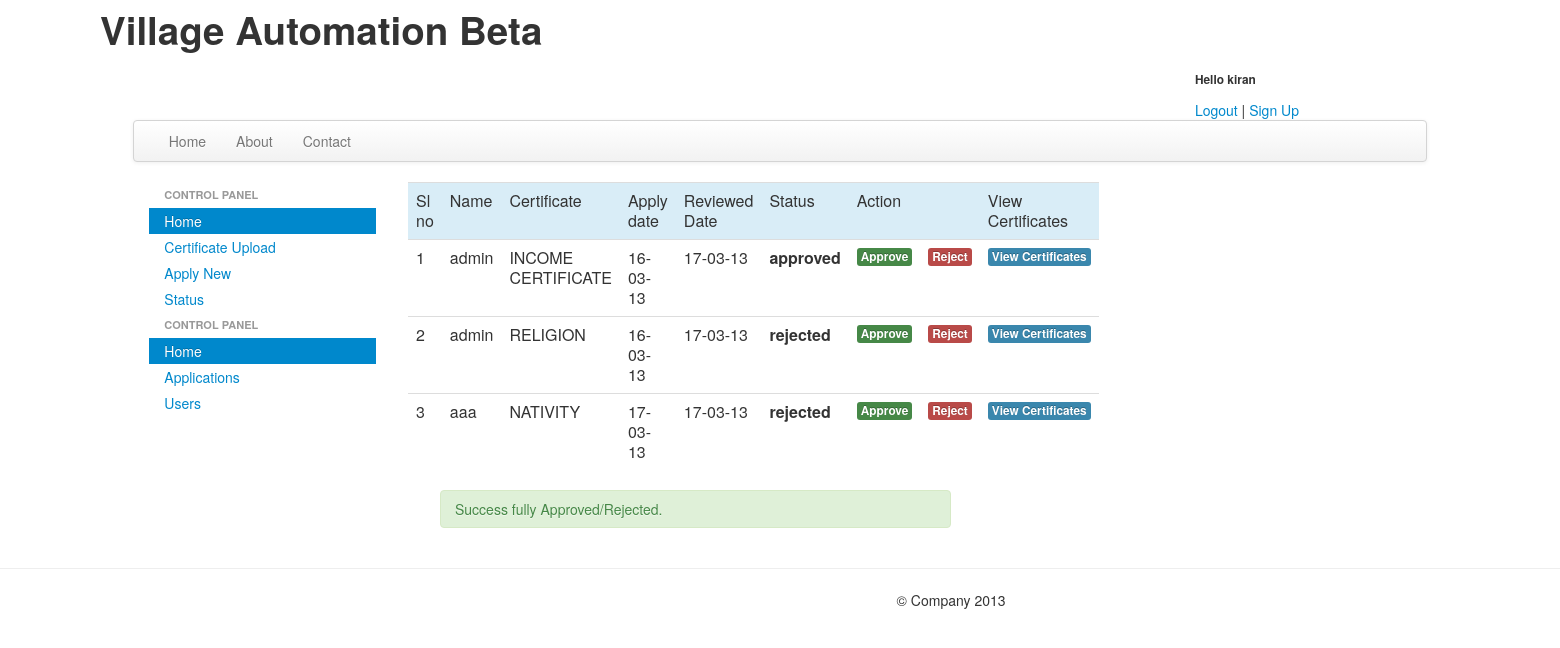
Page /applications.php?u=admin&ad=16-03-13&cer=INCOME CERTIFICATE&s=s (signed in) on the committed database.
### tables this page shows
CREATE TABLE IF NOT EXISTS `request` (
  `username` varchar(20) NOT NULL,
  `certificate` varchar(75) NOT NULL,
  `applydate` varchar(20) NOT NULL,
  `reviewdate` varchar(20) NOT NULL,
  `status` varchar(30) NOT NULL
);

### applications.php (the view, shortened to what this page needs)
<?php
include'menu.php';
$i=1;
$sql="select * from request";
$res=mysql_query($sql);
?>
<div class="container-fluid">
<div class="row-fluid">
<?php include'sidemenu.php'; ?>
<div class="span8">
<?php if(isset($_SESSION['user'])) { ?>
   <div class="span6">
<table width="100%" border="0" class="table">
  <tr class="info">
    <td>Sl no</td>
    <td>Name</td>
    <td>Certificate </td>
    <td>Apply date</td>
    <td>Reviewed Date</td>
     <td>Status</td>
     <td>Action</td><td></td>
     <td>View Certificates</td>
  </tr>
  <?php while ($row = mysql_fetch_assoc($res)) { ?>
  <tr>
    <td> <?php echo "$i"; ?></td>
    <td><?php echo $row["username"];?></td>
    <td><?php echo $row["certificate"];?></td>
    <td><?php echo $row["applydate"];?></td>
    <td><?php echo $row["reviewdate"];?></td>
    <td><b><?php echo $row["status"];?></b></td>
    <td>
    <a href="<?php echo $_SERVER['PHP_SELF']; ?>?u=<?php echo $row["username"];?>&ad=<?php echo $row["applydate"];?>&cer=<?php echo $row["certificate"];?>&s=s"><span class="label label-success">Approve</span></a>
    </td>
    <td><a href="<?php echo $_SERVER['PHP_SELF']; ?>?u=<?php echo $row["username"];?>&ad=<?php echo $row["applydate"];?>&cer=<?php echo $row["certificate"];?>&s=r" ><span class="label label-important">Reject</span></a></td>
    <td><a href="http://localhost/village/view.php?u=<?php echo $row["username"];?>" ><span class="label label-info">View Certificates</span></a></td>
  </tr>
 <?php
 $i=$i+1;
  } ?>
</table>
</div>
    <?php } ?>
</div>
</div>
<?php if(isset($_GET['u'])){ ?>
<div class=" span6 offset5 alert alert-success">
   Success fully Approved/Rejected.
    </div>
    <?php } ?>
</div>
<?php include'bottom.php'; ?>

### rows in the picture
request: username "admin", certificate "INCOME CERTIFICATE", applydate "16-03-13", reviewdate "17-03-13", status "approved"
request: username "admin", certificate "RELIGION", applydate "16-03-13", reviewdate "17-03-13", status "rejected"
request: username "aaa", certificate "NATIVITY", applydate "17-03-13", reviewdate "17-03-13", status "rejected"

### other values in the picture
$_SESSION['user'] "kiran"
